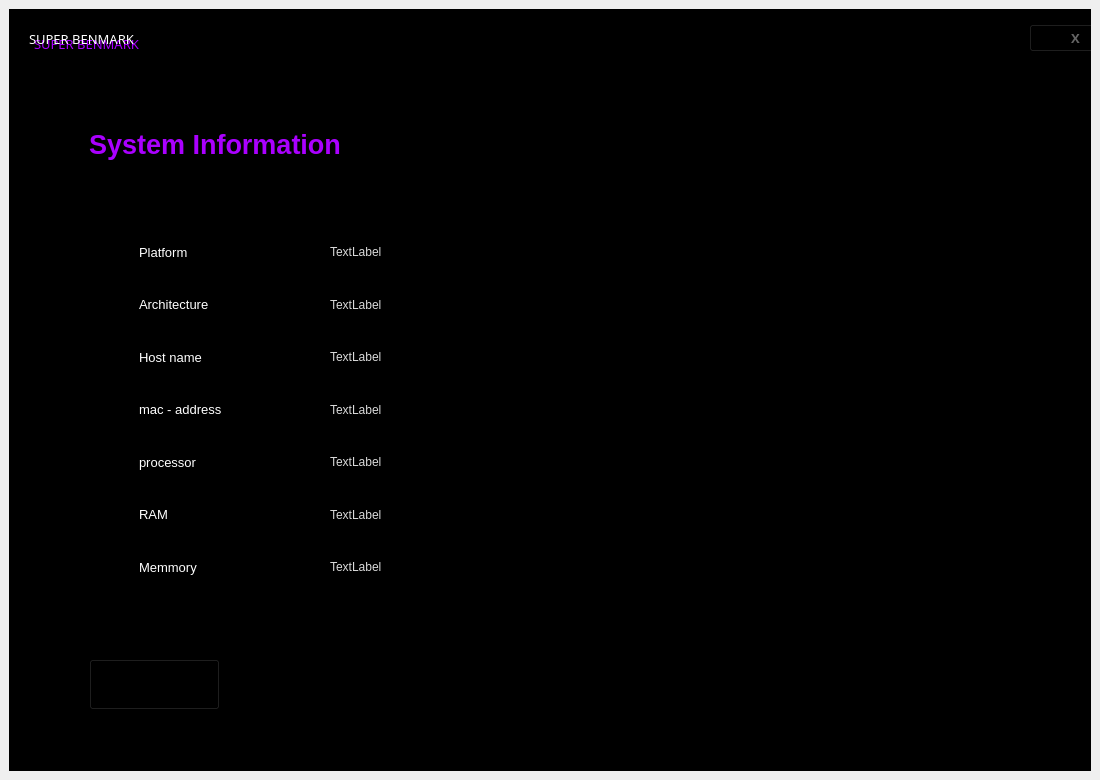
<?xml version="1.0" encoding="UTF-8"?>
<ui version="4.0">
 <class>MainWindow</class>
 <widget class="QMainWindow" name="MainWindow">
  <property name="geometry">
   <rect>
    <x>0</x>
    <y>0</y>
    <width>1100</width>
    <height>780</height>
   </rect>
  </property>
  <property name="windowTitle">
   <string>MainWindow</string>
  </property>
  <widget class="QWidget" name="centralwidget">
   <layout class="QVBoxLayout" name="verticalLayout">
    <item>
     <widget class="QFrame" name="frame">
      <property name="styleSheet">
       <string notr="true">background-color: rgb(0, 0, 0);</string>
      </property>
      <property name="frameShape">
       <enum>QFrame::StyledPanel</enum>
      </property>
      <property name="frameShadow">
       <enum>QFrame::Raised</enum>
      </property>
      <widget class="QLabel" name="label">
       <property name="geometry">
        <rect>
         <x>20</x>
         <y>0</y>
         <width>200</width>
         <height>60</height>
        </rect>
       </property>
       <property name="font">
        <font>
         <family>Segoe UI Black</family>
         <pointsize>10</pointsize>
        </font>
       </property>
       <property name="styleSheet">
        <string notr="true">color:rgb(255, 255, 255);
background-color: rgba(255, 255, 255, 0);</string>
       </property>
       <property name="text">
        <string>SUPER BENMARK</string>
       </property>
      </widget>
      <widget class="QLabel" name="label_2">
       <property name="geometry">
        <rect>
         <x>25</x>
         <y>5</y>
         <width>200</width>
         <height>60</height>
        </rect>
       </property>
       <property name="font">
        <font>
         <family>Segoe UI Black</family>
         <pointsize>10</pointsize>
        </font>
       </property>
       <property name="styleSheet">
        <string notr="true">color: #aa00ff;</string>
       </property>
       <property name="text">
        <string>SUPER BENMARK</string>
       </property>
      </widget>
      <widget class="QLabel" name="label_3">
       <property name="geometry">
        <rect>
         <x>400</x>
         <y>50</y>
         <width>750</width>
         <height>750</height>
        </rect>
       </property>
       <property name="text">
        <string/>
       </property>
       <property name="pixmap">
        <pixmap>circleloop3.gif</pixmap>
       </property>
      </widget>
      <widget class="QPushButton" name="exitButton">
       <property name="geometry">
        <rect>
         <x>1020</x>
         <y>15</y>
         <width>93</width>
         <height>28</height>
        </rect>
       </property>
       <property name="font">
        <font>
         <family>Segoe UI Light</family>
         <pointsize>10</pointsize>
         <weight>75</weight>
         <bold>true</bold>
        </font>
       </property>
       <property name="styleSheet">
        <string notr="true">
QPushButton{color: rgba(255, 255, 255, 100);}
QPushButton:hover{
	
	color: rgb(39, 47, 226);
}</string>
       </property>
       <property name="text">
        <string>X</string>
       </property>
      </widget>
      <widget class="QPushButton" name="pushButton_2">
       <property name="geometry">
        <rect>
         <x>80</x>
         <y>650</y>
         <width>131</width>
         <height>51</height>
        </rect>
       </property>
       <property name="font">
        <font>
         <family>Segoe UI</family>
         <pointsize>9</pointsize>
         <weight>75</weight>
         <bold>true</bold>
         <underline>false</underline>
        </font>
       </property>
       <property name="styleSheet">
        <string notr="true">QPushButton{background-color: qlineargradient(spread:pad, x1:0, y1:0, x2:1, y2:0.414773, stop:0 #aa00ff, stop:1 #ff73d3);\n&quot;&quot;padding: 10px;
padding: 10px;
text-align: center;
border-style: none;
}
QPushButton:hover{
	background-color: qlineargradient(spread:pad, x1:0, y1:0, x2:1, y2:0.414773, stop:0 #ff73d3, stop:1 #aa00ff );
	margin-left:5px;
	margin-top:5px;
	font-size: 14px;
}</string>
       </property>
       <property name="text">
        <string>BACK</string>
       </property>
      </widget>
      <widget class="QLabel" name="label_15">
       <property name="geometry">
        <rect>
         <x>80</x>
         <y>105</y>
         <width>350</width>
         <height>60</height>
        </rect>
       </property>
       <property name="font">
        <font>
         <family>Segoe UI</family>
         <pointsize>20</pointsize>
         <weight>75</weight>
         <bold>true</bold>
        </font>
       </property>
       <property name="styleSheet">
        <string notr="true">
color: #aa00ff;</string>
       </property>
       <property name="text">
        <string>System Information</string>
       </property>
      </widget>
      <widget class="QFrame" name="frame_2">
       <property name="geometry">
        <rect>
         <x>70</x>
         <y>110</y>
         <width>641</width>
         <height>461</height>
        </rect>
       </property>
       <property name="styleSheet">
        <string notr="true">background-color: rgba(255, 255, 255, 0);</string>
       </property>
       <property name="frameShape">
        <enum>QFrame::StyledPanel</enum>
       </property>
       <property name="frameShadow">
        <enum>QFrame::Raised</enum>
       </property>
       <widget class="QWidget" name="gridLayoutWidget_2">
        <property name="geometry">
         <rect>
          <x>60</x>
          <y>110</y>
          <width>561</width>
          <height>361</height>
         </rect>
        </property>
        <layout class="QGridLayout" name="gridLayout_2" columnstretch="1,2">
         <item row="4" column="0">
          <widget class="QLabel" name="label_23">
           <property name="font">
            <font>
             <pointsize>10</pointsize>
            </font>
           </property>
           <property name="styleSheet">
            <string notr="true">color: rgb(255, 255, 255);</string>
           </property>
           <property name="text">
            <string>processor</string>
           </property>
          </widget>
         </item>
         <item row="1" column="0">
          <widget class="QLabel" name="label_18">
           <property name="font">
            <font>
             <pointsize>10</pointsize>
            </font>
           </property>
           <property name="styleSheet">
            <string notr="true">color: rgb(255, 255, 255);</string>
           </property>
           <property name="text">
            <string>Architecture</string>
           </property>
          </widget>
         </item>
         <item row="2" column="0">
          <widget class="QLabel" name="label_17">
           <property name="font">
            <font>
             <pointsize>10</pointsize>
            </font>
           </property>
           <property name="styleSheet">
            <string notr="true">color: rgb(255, 255, 255);</string>
           </property>
           <property name="text">
            <string>Host name</string>
           </property>
          </widget>
         </item>
         <item row="2" column="1">
          <widget class="QLabel" name="host_name_2">
           <property name="styleSheet">
            <string notr="true">color: rgb(218, 218, 218);
background-color: rgba(255, 255, 255, 0);</string>
           </property>
           <property name="text">
            <string>TextLabel</string>
           </property>
          </widget>
         </item>
         <item row="3" column="0">
          <widget class="QLabel" name="label_22">
           <property name="font">
            <font>
             <pointsize>10</pointsize>
            </font>
           </property>
           <property name="styleSheet">
            <string notr="true">color: rgb(255, 255, 255);</string>
           </property>
           <property name="text">
            <string>mac - address</string>
           </property>
          </widget>
         </item>
         <item row="5" column="0">
          <widget class="QLabel" name="label_24">
           <property name="font">
            <font>
             <pointsize>10</pointsize>
            </font>
           </property>
           <property name="styleSheet">
            <string notr="true">color: rgb(255, 255, 255);</string>
           </property>
           <property name="text">
            <string>RAM</string>
           </property>
          </widget>
         </item>
         <item row="3" column="1">
          <widget class="QLabel" name="address_2">
           <property name="styleSheet">
            <string notr="true">color: rgb(218, 218, 218);
background-color: rgba(255, 255, 255, 0);</string>
           </property>
           <property name="text">
            <string>TextLabel</string>
           </property>
          </widget>
         </item>
         <item row="5" column="1">
          <widget class="QLabel" name="ram_2">
           <property name="styleSheet">
            <string notr="true">color: rgb(218, 218, 218);
background-color: rgba(255, 255, 255, 0);</string>
           </property>
           <property name="text">
            <string>TextLabel</string>
           </property>
          </widget>
         </item>
         <item row="1" column="1">
          <widget class="QLabel" name="arcitecture">
           <property name="styleSheet">
            <string notr="true">color: rgb(218, 218, 218);
background-color: rgba(255, 255, 255, 0);</string>
           </property>
           <property name="text">
            <string>TextLabel</string>
           </property>
          </widget>
         </item>
         <item row="0" column="1">
          <widget class="QLabel" name="platform_2">
           <property name="styleSheet">
            <string notr="true">color: rgb(218, 218, 218);
background-color: rgba(255, 255, 255, 0);</string>
           </property>
           <property name="text">
            <string>TextLabel</string>
           </property>
          </widget>
         </item>
         <item row="4" column="1">
          <widget class="QLabel" name="processor_2">
           <property name="styleSheet">
            <string notr="true">color: rgb(218, 218, 218);
background-color: rgba(255, 255, 255, 0);</string>
           </property>
           <property name="text">
            <string>TextLabel</string>
           </property>
          </widget>
         </item>
         <item row="0" column="0">
          <widget class="QLabel" name="label_16">
           <property name="font">
            <font>
             <pointsize>10</pointsize>
            </font>
           </property>
           <property name="styleSheet">
            <string notr="true">color: rgb(255, 255, 255);</string>
           </property>
           <property name="text">
            <string>Platform</string>
           </property>
          </widget>
         </item>
         <item row="6" column="0">
          <widget class="QLabel" name="label_25">
           <property name="font">
            <font>
             <pointsize>10</pointsize>
            </font>
           </property>
           <property name="styleSheet">
            <string notr="true">color: rgb(255, 255, 255);</string>
           </property>
           <property name="text">
            <string>Memmory</string>
           </property>
          </widget>
         </item>
         <item row="6" column="1">
          <widget class="QLabel" name="ram_3">
           <property name="styleSheet">
            <string notr="true">color: rgb(218, 218, 218);
background-color: rgba(255, 255, 255, 0);</string>
           </property>
           <property name="text">
            <string>TextLabel</string>
           </property>
          </widget>
         </item>
        </layout>
       </widget>
      </widget>
      <zorder>label_3</zorder>
      <zorder>label_2</zorder>
      <zorder>label</zorder>
      <zorder>exitButton</zorder>
      <zorder>pushButton_2</zorder>
      <zorder>label_15</zorder>
      <zorder>frame_2</zorder>
     </widget>
    </item>
   </layout>
  </widget>
 </widget>
 <resources/>
 <connections/>
</ui>
